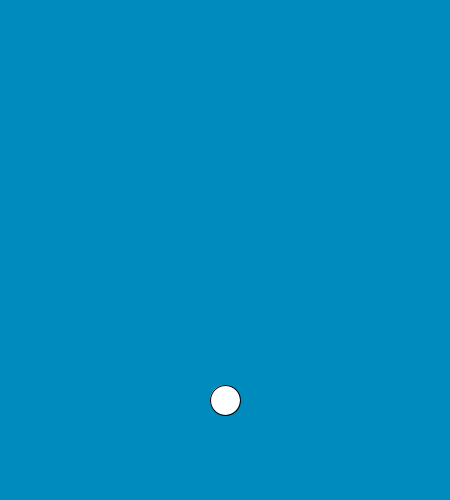
Frame 1 (no input)
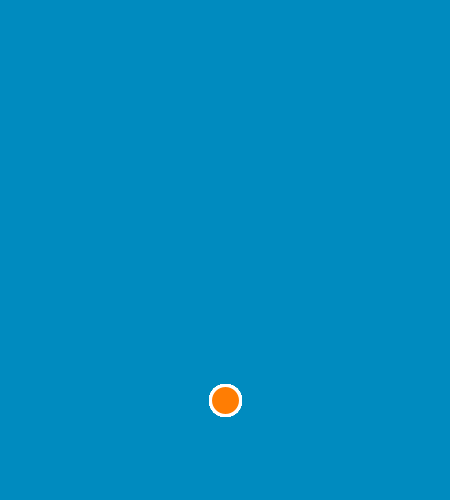
Frame 60 (the mouse pressed at the canvas centre just before this capture)
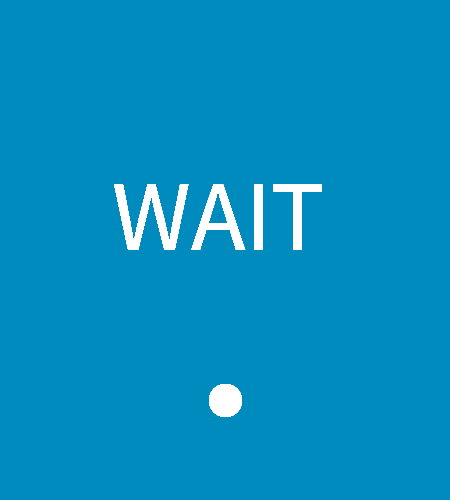
Frame 120 (the mouse held since frame 60 and released just before this capture)

The Processing sketch that drew these frames (run headless with seeded random() and noise(); from frame 60 on, the mouse is pressed at the canvas centre):

// Processing sketch: processing_112505
// ── processing_112505.pde

void setup(){
  size(450,500);
  background(0,139,191);  
}

void draw(){
  ellipse(width/2,400,30,30);
  fill(#FF7D03);
  stroke(255,255,255);
  strokeWeight(3);
 
  
  
  if(mousePressed == true){
    fill(255,255,255);
    textSize(100);
    text("WAIT", width/4,height/2);

  }
}
